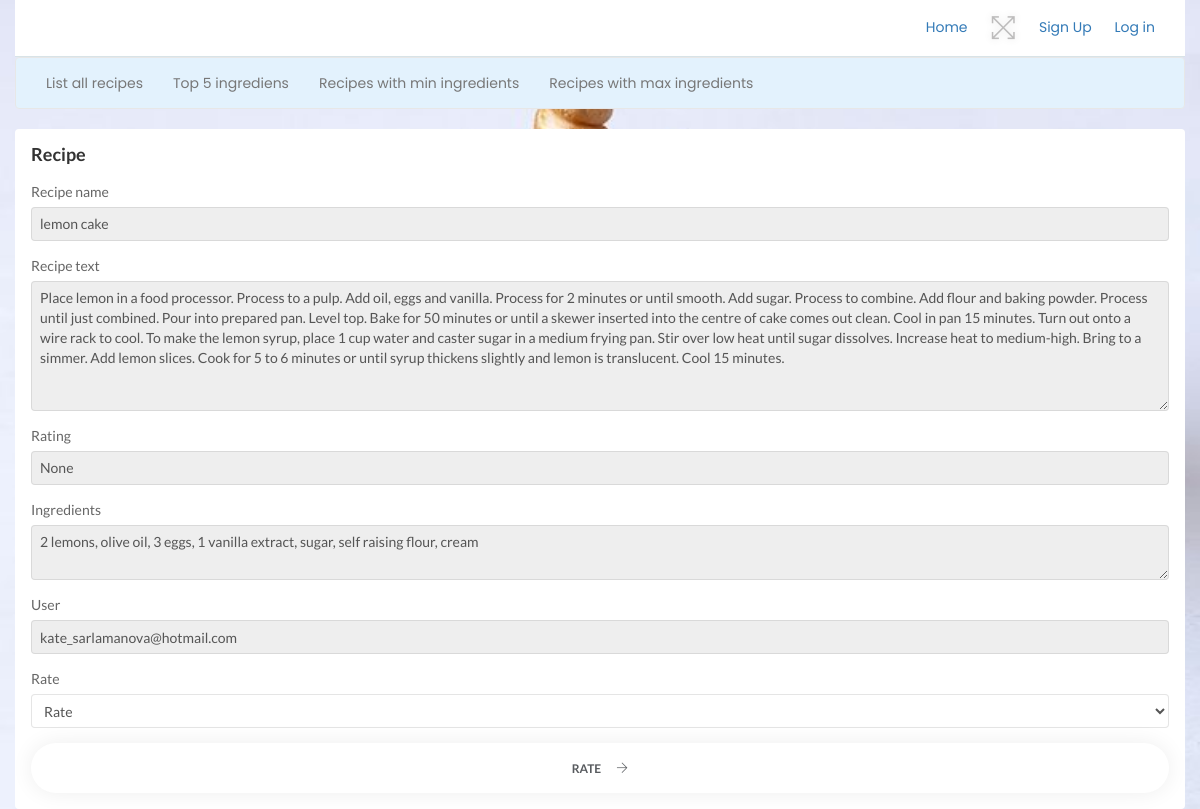
/recipe/1, run on the app's committed database.
### app.py (models this page shows)
class Recipe(db.Model):
    id = db.Column(db.Integer, primary_key=True, autoincrement=True)
    recipe_name = db.Column(db.String(50))
    recipe_text = db.Column(db.String(1000))
    rating = db.Column(db.String(30))
    user_email = db.Column(db.String(30))
    ingredient_list = db.Column(db.String(100))
    avg_rating = db.Column(db.Numeric(10, 2))
    counter = db.Column(db.Integer)

### app.py (the view, shortened to what this page needs)
@app.route('/recipe/<id>', methods=['GET', 'POST'])
def recipe(id):
    user = get_current_user()
    recipe = Recipe.query.filter_by(id=id).first()
    return render_template('recipe.html', recipe=recipe, user=user)

### app.py (called while the page is built)
def get_current_user():
    token = token_glob
    if token is not None:
        if not token:  # checks if a token has been entered, if not returns a response
            return jsonify({'message': 'Token is missing !!'}), 401
        try:
            data = jwt.decode(
                token, app.config['SECRET_KEY']
            )
            current_user = User.query.filter_by(
                public_id=data['public_id']
            ).first()
        except:
            return (
                jsonify({'message': 'Token is invalid !!'}),
                401,
            )
        return current_user
    else:
        current_user = None
        return current_user

### templates/recipe.html (shortened to what this page needs)
{% extends "base.html" %}
{% block body %}
    <div class="row">
        <form action="{{ url_for('recipe', id = recipe.id) }}" method="POST">
            <div class="col-12 mt-5">
                <div class="card">
                    <div class="card-body">
                        <h4 class="header-title">Recipe</h4>
                        <div class="data-tables datatable-dark">
                            <div class="form-group">
                                <label for="recipe_name" class="col-form-label">Recipe name</label>
                                <input class="form-control" type="text" id="recipe_name"
                                       value="{{ recipe.recipe_name }}"
                                       name="recipe_name" readonly>
                            </div>
                            <div class="form-group">
                                <label for="recipe_text" class="col-form-label">Recipe text</label>
								<textarea class="form-control" id="recipe_text" name="recipe_text"
									style="min-height: 130px" readonly>{{ recipe.recipe_text }}
							    </textarea>
                            </div>
                            <div class="form-group">
                                <label for="avg_rating" class="col-form-label">Rating</label>
                                <input class="form-control" type="text" id="avg_rating" name="avg_rating"
                                       value="{{ recipe.avg_rating }}" readonly>
                            </div>
                            <div class="form-group">
                                <label for="ingredient_list" class="col-form-label">Ingredients</label>
                                <textarea class="form-control" id="ingredient_list" name="ingredient_list"
                                       readonly>{{ recipe.ingredient_list }}
								</textarea>
                            </div>
                            <div class="form-group">
                                <label for="user_email" class="col-form-label">User</label>
                                <input class="form-control" type="text" id="user_email" name="user_email"
                                       value="{{ recipe.user_email }}" readonly>
                            </div>
                        </div>
                        <form action="rating" method="POST">
                            {% if user.email != recipe.user_email %}
                                <div class="form-group">
                                    <label for="rating">Rate</label>
                                    <select id="rating" name="rating" class="form-control">
                                        <option selected disabled hidden>Rate</option>
                                    </select>
                                </div>
                                <div class="submit-btn-area">
                                    <button id="form_submit" type="submit">Rate<i class="ti-arrow-right"></i></button>
                                </div>
                            {% endif %}
                        </form>
                    </div>
                </div>
            </div>
        </form>
    </div>
{% endblock %}

### static/css/typography.css (style rules this page uses)
body { font-size: 14px; font-family: 'Lato', sans-serif; }
h1, h2, h3, h4, h5, h6 { margin: 0; font-family: 'Poppins', sans-serif; }
button { cursor: pointer; outline: none !important; letter-spacing: 0; }

### static/css/default-css.css (style rules this page uses)
* { margin: 0; padding: 0; box-sizing: border-box; }
*, *:before, *:after { -moz-box-sizing: border-box; -webkit-box-sizing: border-box; box-sizing: border-box; }
html { -webkit-font-smoothing: antialiased; }
body { background: #fff; font-weight: normal; -webkit-font-smoothing: antialiased; -webkit-text-size-adjust: 100%; }
:root { --primary-color: #4336FB; }

### static/css/styles.css (style rules this page uses)
.card { border: none; border-radius: 4px; background-color: #fff; -webkit-transition: all 0.3s ease 0s; transition: all 0.3s ease 0s; }
.card-body { padding: 25.6px; padding: 1.6rem; }
.header-title { font-family: 'Lato', sans-serif; font-size: 18px; font-weight: 600; letter-spacing: 0; color: #333; text-transform: capitalize; margin-bottom: 17px; }
.form-control, .form-control:focus { outline: none; box-shadow: none; }
.form-control { font-size: 14px; border: 1px solid rgba(170, 170, 170, .3); padding: 10.72px 12.8px; padding: .67rem .8rem; }
label { font-weight: 500; color: #666; display: inline-block; margin-bottom: 8px; margin-bottom: .5rem; }
.submit-btn-area { text-align: center; }
.submit-btn-area button { width: 100%; height: 50px; border: none; background: #fff; color: #585b5f; border-radius: 40px; text-transform: uppercase; letter-spacing: 0; font-weight: 600; font-size: 12px; box-shadow: 0 0 22px rgba(0, 0, 0, 0.07); -webkit-transition: all 0.3s ease 0s; transition: all 0.3s ease 0s; }
.submit-btn-area button i { margin-left: 15px; -webkit-transition: margin-left 0.3s ease 0s; transition: margin-left 0.3s ease 0s; }

### templates/base.html (style rules this page uses)
body { background-image: url('/static/images/icon/logo.png'); background-repeat: no-repeat; background-attachment: fixed; background-size: cover; }

### data on the page
Recipe: recipe_name "lemon cake", recipe_text "Place lemon in a food processor. Process to a pulp. Add oil, eggs and vanilla. Process for 2 minutes or until smooth. Add sugar. Process to combine. Add flour and baking powder. Process until just combined. Pour into prepared pan. Level top. Bake for 50 minutes or until a skewer inserted into the centre of cake comes out clean. Cool in pan 15 minutes. Turn out onto a wire rack to cool. To make the lemon syrup, place 1 cup water and caster sugar in a medium frying pan. Stir over low heat until sugar dissolves. Increase heat to medium-high. Bring to a simmer. Add lemon slices. Cook for 5 to 6 minutes or until syrup thickens slightly and lemon is translucent. Cool 15 minutes.", avg_rating "None", ingredient_list "2 lemons, olive oil, 3 eggs, 1 vanilla extract, sugar, self raising flour, cream", user_email "kate_sarlamanova@hotmail.com"
